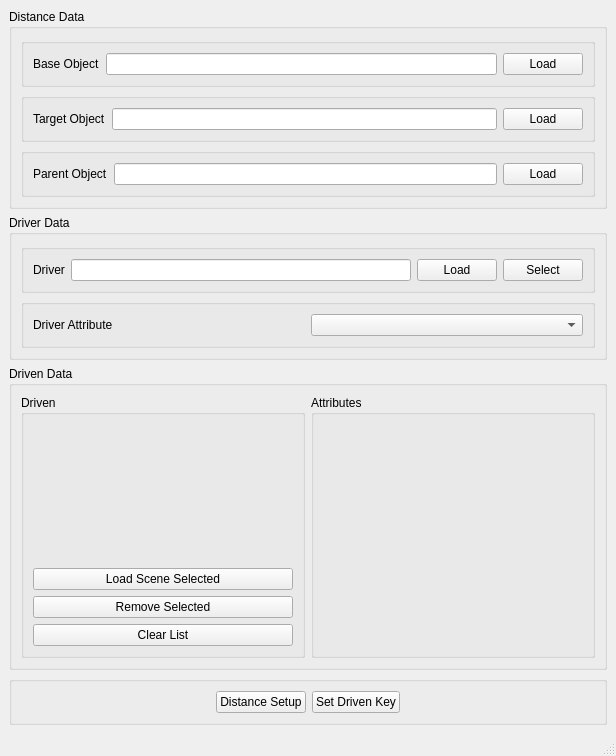
<?xml version="1.0" encoding="UTF-8"?>
<ui version="4.0">
 <class>MainWindow</class>
 <widget class="QMainWindow" name="MainWindow">
  <property name="geometry">
   <rect>
    <x>0</x>
    <y>0</y>
    <width>616</width>
    <height>756</height>
   </rect>
  </property>
  <property name="windowTitle">
   <string>Distance SDK</string>
  </property>
  <widget class="QWidget" name="centralwidget">
   <layout class="QVBoxLayout" name="verticalLayout_4">
    <item>
     <widget class="QGroupBox" name="groupBox_7">
      <property name="title">
       <string>Distance Data</string>
      </property>
      <layout class="QVBoxLayout" name="verticalLayout_2">
       <item>
        <widget class="QGroupBox" name="groupBox_8">
         <property name="title">
          <string/>
         </property>
         <layout class="QHBoxLayout" name="horizontalLayout_6">
          <item>
           <widget class="QLabel" name="label_3">
            <property name="text">
             <string>Base Object</string>
            </property>
           </widget>
          </item>
          <item>
           <widget class="QLineEdit" name="baseLineEdit"/>
          </item>
          <item>
           <widget class="QPushButton" name="baseLoadButton">
            <property name="text">
             <string>Load</string>
            </property>
           </widget>
          </item>
         </layout>
        </widget>
       </item>
       <item>
        <widget class="QGroupBox" name="groupBox_9">
         <property name="title">
          <string/>
         </property>
         <layout class="QHBoxLayout" name="horizontalLayout_7">
          <item>
           <widget class="QLabel" name="label_4">
            <property name="text">
             <string>Target Object</string>
            </property>
           </widget>
          </item>
          <item>
           <widget class="QLineEdit" name="targetLineEdit"/>
          </item>
          <item>
           <widget class="QPushButton" name="targetLoadButton">
            <property name="text">
             <string>Load</string>
            </property>
           </widget>
          </item>
         </layout>
        </widget>
       </item>
       <item>
        <widget class="QGroupBox" name="groupBox_10">
         <property name="title">
          <string/>
         </property>
         <layout class="QHBoxLayout" name="horizontalLayout_8">
          <item>
           <widget class="QLabel" name="label_5">
            <property name="text">
             <string>Parent Object</string>
            </property>
           </widget>
          </item>
          <item>
           <widget class="QLineEdit" name="parentLineEdit"/>
          </item>
          <item>
           <widget class="QPushButton" name="parentLoadButton">
            <property name="text">
             <string>Load</string>
            </property>
           </widget>
          </item>
         </layout>
        </widget>
       </item>
      </layout>
     </widget>
    </item>
    <item>
     <widget class="QGroupBox" name="groupBox_3">
      <property name="title">
       <string>Driver Data</string>
      </property>
      <layout class="QVBoxLayout" name="verticalLayout">
       <item>
        <widget class="QGroupBox" name="groupBox">
         <property name="title">
          <string/>
         </property>
         <layout class="QHBoxLayout" name="horizontalLayout">
          <item>
           <widget class="QLabel" name="label">
            <property name="text">
             <string>Driver</string>
            </property>
           </widget>
          </item>
          <item>
           <widget class="QLineEdit" name="driverLineEdit"/>
          </item>
          <item>
           <widget class="QPushButton" name="driverLoadButton">
            <property name="text">
             <string>Load</string>
            </property>
           </widget>
          </item>
          <item>
           <widget class="QPushButton" name="driverSelectButton">
            <property name="text">
             <string>Select</string>
            </property>
           </widget>
          </item>
         </layout>
        </widget>
       </item>
       <item>
        <widget class="QGroupBox" name="groupBox_2">
         <property name="title">
          <string/>
         </property>
         <layout class="QHBoxLayout" name="horizontalLayout_2">
          <item>
           <widget class="QLabel" name="label_2">
            <property name="text">
             <string>Driver Attribute</string>
            </property>
           </widget>
          </item>
          <item>
           <widget class="QComboBox" name="attributeComboBox"/>
          </item>
         </layout>
        </widget>
       </item>
      </layout>
     </widget>
    </item>
    <item>
     <widget class="QGroupBox" name="groupBox_6">
      <property name="title">
       <string>Driven Data</string>
      </property>
      <layout class="QHBoxLayout" name="horizontalLayout_3">
       <item>
        <widget class="QGroupBox" name="groupBox_4">
         <property name="title">
          <string>Driven</string>
         </property>
         <layout class="QVBoxLayout" name="verticalLayout_3">
          <item>
           <layout class="QVBoxLayout" name="drivenVLayout">
            <item>
             <spacer name="verticalSpacer_2">
              <property name="orientation">
               <enum>Qt::Vertical</enum>
              </property>
              <property name="sizeHint" stdset="0">
               <size>
                <width>20</width>
                <height>40</height>
               </size>
              </property>
             </spacer>
            </item>
           </layout>
          </item>
          <item>
           <widget class="QPushButton" name="loadSelectedButton">
            <property name="text">
             <string>Load Scene Selected</string>
            </property>
           </widget>
          </item>
          <item>
           <widget class="QPushButton" name="removeButton">
            <property name="text">
             <string>Remove Selected</string>
            </property>
           </widget>
          </item>
          <item>
           <widget class="QPushButton" name="clearButton">
            <property name="text">
             <string>Clear List</string>
            </property>
           </widget>
          </item>
         </layout>
        </widget>
       </item>
       <item>
        <widget class="QGroupBox" name="groupBox_5">
         <property name="title">
          <string>Attributes</string>
         </property>
         <layout class="QHBoxLayout" name="horizontalLayout_4">
          <item>
           <layout class="QVBoxLayout" name="attributesVLayout">
            <item>
             <spacer name="verticalSpacer">
              <property name="orientation">
               <enum>Qt::Vertical</enum>
              </property>
              <property name="sizeHint" stdset="0">
               <size>
                <width>20</width>
                <height>40</height>
               </size>
              </property>
             </spacer>
            </item>
           </layout>
          </item>
         </layout>
        </widget>
       </item>
      </layout>
     </widget>
    </item>
    <item>
     <widget class="QGroupBox" name="groupBox_11">
      <property name="title">
       <string/>
      </property>
      <layout class="QHBoxLayout" name="horizontalLayout_5">
       <item>
        <spacer name="horizontalSpacer">
         <property name="orientation">
          <enum>Qt::Horizontal</enum>
         </property>
         <property name="sizeHint" stdset="0">
          <size>
           <width>135</width>
           <height>20</height>
          </size>
         </property>
        </spacer>
       </item>
       <item>
        <widget class="QPushButton" name="distanceSetupButton">
         <property name="text">
          <string>Distance Setup</string>
         </property>
        </widget>
       </item>
       <item>
        <widget class="QPushButton" name="sdkButton">
         <property name="text">
          <string>Set Driven Key</string>
         </property>
        </widget>
       </item>
       <item>
        <spacer name="horizontalSpacer_2">
         <property name="orientation">
          <enum>Qt::Horizontal</enum>
         </property>
         <property name="sizeHint" stdset="0">
          <size>
           <width>134</width>
           <height>20</height>
          </size>
         </property>
        </spacer>
       </item>
      </layout>
     </widget>
    </item>
   </layout>
  </widget>
  <widget class="QStatusBar" name="statusbar"/>
 </widget>
 <resources/>
 <connections/>
</ui>
